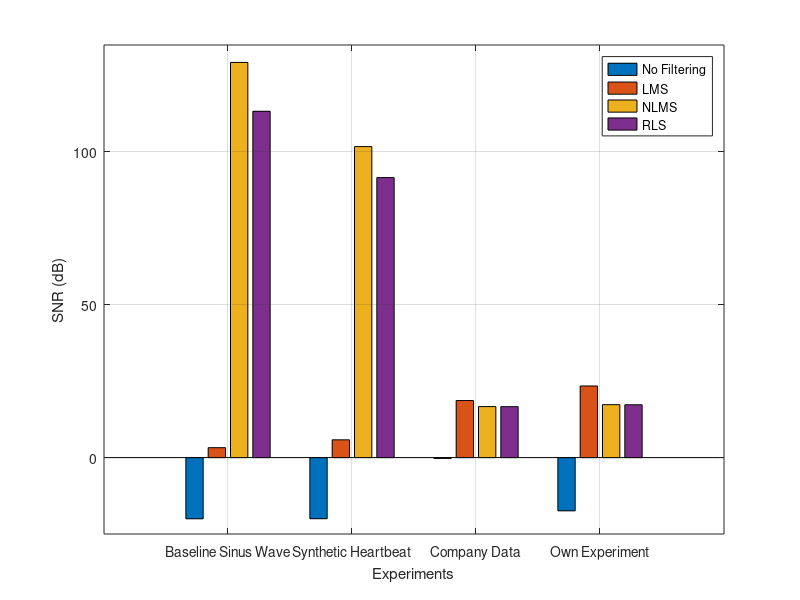

This chart was generated by the following MATLAB code: (Note: this script raises an error after producing the figure.)
% Data for SNR values (before and after filtering for each experiment)
SNR_values = [
    -20.02, 3.25, 129.30, 113.32;   % Baseline on Sinus Wave
    -20.00, 5.82, 101.76, 91.62;    % Synthetic Heartbeat
    -0.27, 18.67, 16.69, 16.67;     % NHS with Hospital Noise
    -17.42, 23.43, 17.32, 17.29     % Your Own Experiment
];

% Define the filtering methods
filters = {'No Filtering', 'LMS', 'NLMS', 'RLS'};

% Define the experiment names
experiments = {'Baseline Sinus Wave', 'Synthetic Heartbeat', 'Company Data', 'Own Experiment'};

% Create a bar graph to compare SNR values
figure;
bar(SNR_values, 'grouped');
set(gca, 'xticklabel', experiments);
xlabel('Experiments');
ylabel('SNR (dB)');
%title('SNR Comparison Across Different Filtering Methods');
legend(filters, 'Location', 'best');
grid on;

% Adjust the graph for better visibility
ylim([-25 135]); % Adjust the Y-axis for better comparison
xtickangle(45); % Rotate x-axis labels for readability

% Crop the figure and save as PDF
tightfig();
saveas(gcf, 'SNR_comparison.pdf');

function tightfig()
    % Tighten the figure by removing excess whitespace
    set(gcf, 'Units', 'Inches');
    pos = get(gcf, 'Position');
    set(gcf, 'PaperUnits', 'Inches');
    set(gcf, 'PaperSize', [pos(3) pos(4)]);
    set(gcf, 'PaperPosition', [0 0 pos(3) pos(4)]);
end
